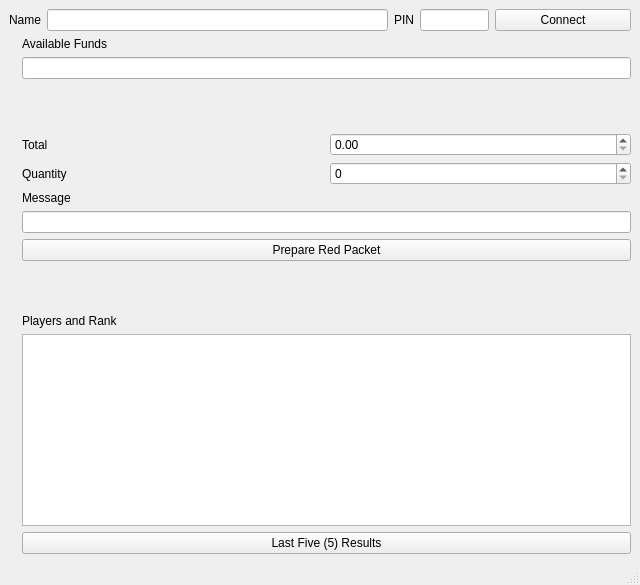
<?xml version="1.0" encoding="UTF-8"?>
<ui version="4.0">
 <class>MainWindow</class>
 <widget class="QMainWindow" name="MainWindow">
  <property name="geometry">
   <rect>
    <x>0</x>
    <y>0</y>
    <width>640</width>
    <height>585</height>
   </rect>
  </property>
  <property name="minimumSize">
   <size>
    <width>640</width>
    <height>585</height>
   </size>
  </property>
  <property name="windowTitle">
   <string>Hong Bao</string>
  </property>
  <widget class="QWidget" name="centralwidget">
   <layout class="QGridLayout" name="gridLayout_2">
    <item row="1" column="0">
     <layout class="QGridLayout" name="gridLayout">
      <property name="sizeConstraint">
       <enum>QLayout::SetDefaultConstraint</enum>
      </property>
      <item row="0" column="0">
       <widget class="QLabel" name="hongbaoimg">
        <property name="text">
         <string/>
        </property>
        <property name="pixmap">
         <pixmap resource="res.qrc">:/hongbao/hongbao.png</pixmap>
        </property>
       </widget>
      </item>
      <item row="0" column="1">
       <layout class="QVBoxLayout" name="verticalLayout">
        <item>
         <widget class="QLabel" name="label">
          <property name="text">
           <string>Available Funds</string>
          </property>
         </widget>
        </item>
        <item>
         <widget class="QLineEdit" name="lineEdit">
          <property name="acceptDrops">
           <bool>false</bool>
          </property>
          <property name="readOnly">
           <bool>true</bool>
          </property>
         </widget>
        </item>
        <item>
         <spacer name="verticalSpacer">
          <property name="orientation">
           <enum>Qt::Vertical</enum>
          </property>
          <property name="sizeHint" stdset="0">
           <size>
            <width>20</width>
            <height>40</height>
           </size>
          </property>
         </spacer>
        </item>
        <item>
         <layout class="QHBoxLayout" name="horizontalLayout">
          <item>
           <widget class="QLabel" name="label_3">
            <property name="text">
             <string>Total</string>
            </property>
           </widget>
          </item>
          <item>
           <widget class="QDoubleSpinBox" name="doubleSpinBox"/>
          </item>
         </layout>
        </item>
        <item>
         <layout class="QHBoxLayout" name="horizontalLayout_2">
          <item>
           <widget class="QLabel" name="label_4">
            <property name="text">
             <string>Quantity</string>
            </property>
           </widget>
          </item>
          <item>
           <widget class="QSpinBox" name="spinBox"/>
          </item>
         </layout>
        </item>
        <item>
         <widget class="QLabel" name="label_5">
          <property name="text">
           <string>Message</string>
          </property>
         </widget>
        </item>
        <item>
         <widget class="QLineEdit" name="lineEdit_2"/>
        </item>
        <item>
         <widget class="QPushButton" name="pushButton">
          <property name="text">
           <string>Prepare Red Packet</string>
          </property>
         </widget>
        </item>
        <item>
         <spacer name="verticalSpacer_2">
          <property name="orientation">
           <enum>Qt::Vertical</enum>
          </property>
          <property name="sizeHint" stdset="0">
           <size>
            <width>20</width>
            <height>40</height>
           </size>
          </property>
         </spacer>
        </item>
        <item>
         <widget class="QLabel" name="label_2">
          <property name="text">
           <string>Players and Rank</string>
          </property>
         </widget>
        </item>
        <item>
         <widget class="QListWidget" name="listWidget">
          <property name="selectionMode">
           <enum>QAbstractItemView::NoSelection</enum>
          </property>
          <property name="sortingEnabled">
           <bool>true</bool>
          </property>
         </widget>
        </item>
        <item>
         <widget class="QPushButton" name="pushButton_3">
          <property name="text">
           <string>Last Five (5) Results</string>
          </property>
         </widget>
        </item>
       </layout>
      </item>
     </layout>
    </item>
    <item row="0" column="0">
     <layout class="QHBoxLayout" name="horizontalLayout_3" stretch="0,5,0,1,2">
      <item>
       <widget class="QLabel" name="label_7">
        <property name="text">
         <string>Name</string>
        </property>
       </widget>
      </item>
      <item>
       <widget class="QLineEdit" name="lineEdit_3"/>
      </item>
      <item>
       <widget class="QLabel" name="label_6">
        <property name="text">
         <string>PIN</string>
        </property>
       </widget>
      </item>
      <item>
       <widget class="QLineEdit" name="lineEdit_4"/>
      </item>
      <item>
       <widget class="QPushButton" name="pushButton_2">
        <property name="text">
         <string>Connect</string>
        </property>
       </widget>
      </item>
     </layout>
    </item>
   </layout>
  </widget>
  <widget class="QStatusBar" name="statusbar"/>
  <action name="actionConnect">
   <property name="text">
    <string>Connect...</string>
   </property>
  </action>
  <action name="actionSettings">
   <property name="text">
    <string>Settings</string>
   </property>
  </action>
 </widget>
 <resources>
  <include location="res.qrc"/>
 </resources>
 <connections/>
</ui>
